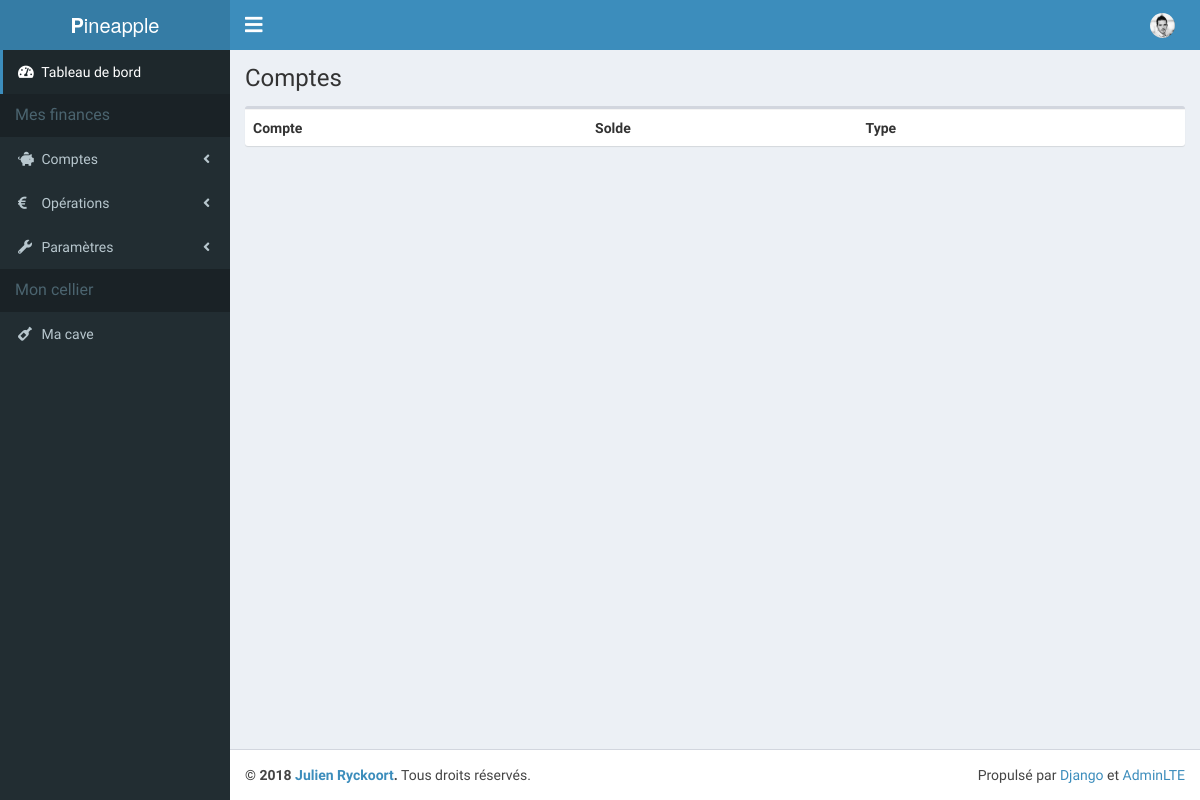
/accounting/accounts/2, run on an earlier commit of the app's database.
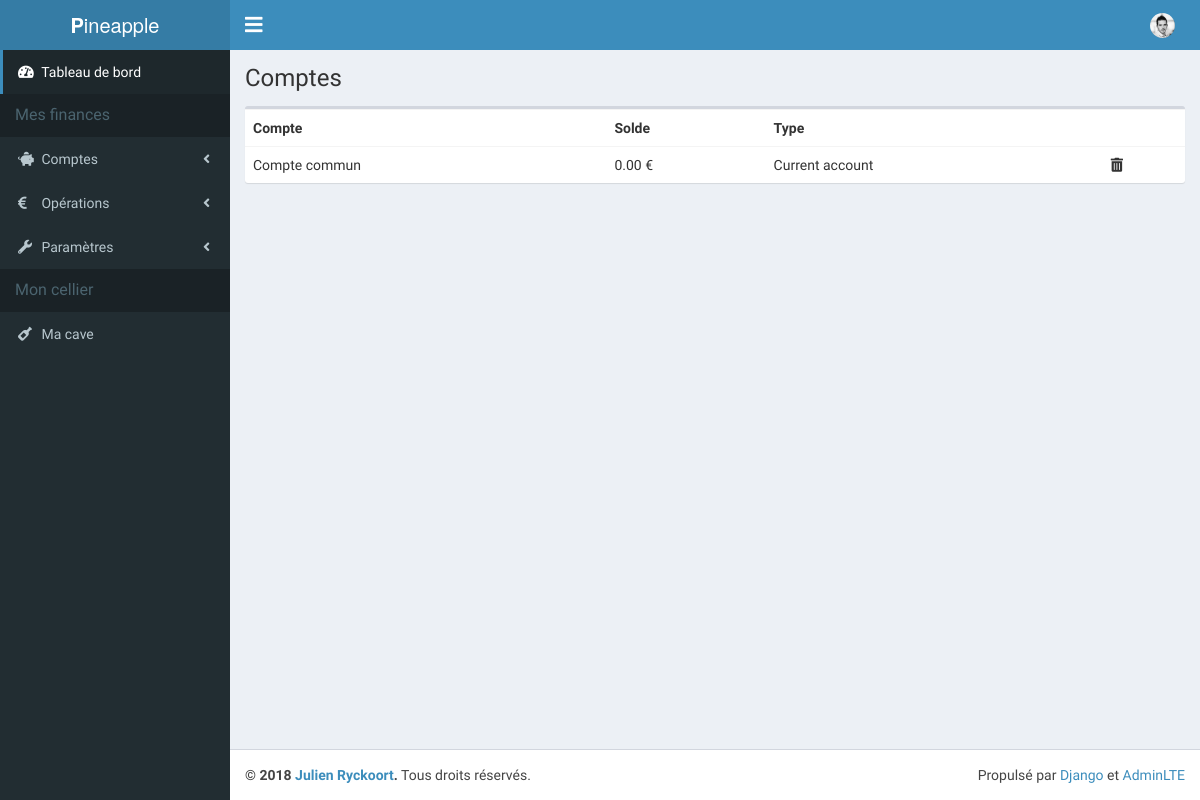
And on a later commit of the database.
### accounting/models.py (models this page shows, shortened)
class Account(models.Model):
    budget = models.ForeignKey('Budget', on_delete=models.CASCADE)
    name = models.CharField(max_length=200)
    text = models.TextField(default=None, blank=True, null=True)
    balance = models.DecimalField(max_digits=13, decimal_places=2)
    type = models.ForeignKey('AccountType', on_delete=models.PROTECT)
    class Meta:
        ordering = ('budget','type',)

class AccountType(models.Model):
    name = models.CharField(max_length=200)
    class Meta:
        ordering = ('name',)
    def __str__(self):
        return self.name

### accounting/views.py (the view)
# urls.py: path('accounts/<id_budget>', views.accounts, name='accounts'),
def accounts(request, id_budget):
    accounts = Account.objects.filter(budget=id_budget)
    return render(request, 'accounting/index_accounts.html', locals())

### accounting/templates/accounting/index_accounts.html (shortened to what this page needs)
{% extends 'base.html' %}
{% block header %}
<h1>
  Comptes
</h1>
{% endblock %}
{% block content %}
<div class="box">
  <div class="box-body no-padding">
    <table class="table">
      <tbody>
        <tr>
          <th>Compte</th>
          <th>Solde</th>
          <th>Type</th>
          <th></th>
        </tr>
        {% for account in accounts %}
        <tr>
          <td>{{ account.name }}</td>
          <td>{{ account.balance }} €</td>
          <td>{{ account.type }}</td>
          <td><i class="fas fa-trash-alt"></i></td>
        </tr>
        {% endfor %}
      </tbody>
    </table>
  </div>
</div>
{% endblock %}

What changed in the data, as far as the page shows it:
added Account: name "Compte commun", balance "0.00", type "Current account"
